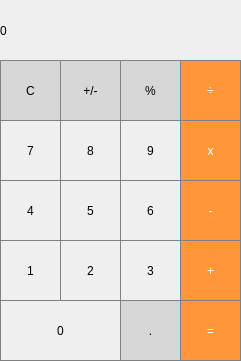
<?xml version="1.0" encoding="UTF-8"?>
<ui version="4.0">
 <class>MainWindow</class>
 <widget class="QMainWindow" name="MainWindow">
  <property name="geometry">
   <rect>
    <x>0</x>
    <y>0</y>
    <width>241</width>
    <height>361</height>
   </rect>
  </property>
  <property name="windowTitle">
   <string>MainWindow</string>
  </property>
  <widget class="QWidget" name="centralwidget">
   <widget class="QLabel" name="label">
    <property name="geometry">
     <rect>
      <x>0</x>
      <y>0</y>
      <width>241</width>
      <height>61</height>
     </rect>
    </property>
    <property name="styleSheet">
     <string notr="true">QLabel{
	qproperty-alignment: &quot;AlignVCenter | AlignRight&quot;;
	border: 1px solid gray;
}

background-color : white;</string>
    </property>
    <property name="text">
     <string>0</string>
    </property>
   </widget>
   <widget class="QPushButton" name="pushButton_Clear">
    <property name="geometry">
     <rect>
      <x>0</x>
      <y>60</y>
      <width>61</width>
      <height>61</height>
     </rect>
    </property>
    <property name="styleSheet">
     <string notr="true">QPushButton {
	background-color: rgb(215, 215, 215);
	border: 1px solid gray;
}
QPushButton:pressed {
	background-color: qlineargradient(x1:0, y1:0, x2:0, y2:1, stop:0 #BEBEBE, stop: 1 #D7D7D7);
}</string>
    </property>
    <property name="text">
     <string>C</string>
    </property>
   </widget>
   <widget class="QPushButton" name="pushButton_plusMinus">
    <property name="geometry">
     <rect>
      <x>60</x>
      <y>60</y>
      <width>61</width>
      <height>61</height>
     </rect>
    </property>
    <property name="styleSheet">
     <string notr="true">QPushButton {
	background-color: rgb(215, 215, 215);
	border: 1px solid gray;
}
QPushButton:pressed {
	background-color: qlineargradient(x1:0, y1:0, x2:0, y2:1, stop:0 #BEBEBE, stop: 1 #D7D7D7);
}</string>
    </property>
    <property name="text">
     <string>+/-</string>
    </property>
   </widget>
   <widget class="QPushButton" name="pushButton_percent">
    <property name="geometry">
     <rect>
      <x>120</x>
      <y>60</y>
      <width>61</width>
      <height>61</height>
     </rect>
    </property>
    <property name="styleSheet">
     <string notr="true">QPushButton {
	background-color: rgb(215, 215, 215);
	border: 1px solid gray;
}
QPushButton:pressed {
	background-color: qlineargradient(x1:0, y1:0, x2:0, y2:1, stop:0 #BEBEBE, stop: 1 #D7D7D7);
}</string>
    </property>
    <property name="text">
     <string>%</string>
    </property>
   </widget>
   <widget class="QPushButton" name="pushButton_divide">
    <property name="geometry">
     <rect>
      <x>180</x>
      <y>60</y>
      <width>61</width>
      <height>61</height>
     </rect>
    </property>
    <property name="styleSheet">
     <string notr="true">QPushButton {
	background-color: rgb(255, 151, 57);
	color: white;
	border: 1px solid gray;
}
QPushButton:pressed {
	background-color: qlineargradient(x1:0, y1:0, x2:0, y2:1, stop:0 #FF7832, stop: 1 #FF9739);
}</string>
    </property>
    <property name="text">
     <string>÷</string>
    </property>
   </widget>
   <widget class="QPushButton" name="pushButton_7">
    <property name="geometry">
     <rect>
      <x>0</x>
      <y>120</y>
      <width>61</width>
      <height>61</height>
     </rect>
    </property>
    <property name="styleSheet">
     <string notr="true">QPushButton {
	border: 1px solid gray;
}
QPushButton:pressed {
	background-color: qlineargradient(x1:0, y1:0, x2:0, y2:1, stop:0 #dadbde, stop: 1 #f6f7fa);
}</string>
    </property>
    <property name="text">
     <string>7</string>
    </property>
   </widget>
   <widget class="QPushButton" name="pushButton_8">
    <property name="geometry">
     <rect>
      <x>60</x>
      <y>120</y>
      <width>61</width>
      <height>61</height>
     </rect>
    </property>
    <property name="styleSheet">
     <string notr="true">QPushButton {
	border: 1px solid gray;
}
QPushButton:pressed {
	background-color: qlineargradient(x1:0, y1:0, x2:0, y2:1, stop:0 #dadbde, stop: 1 #f6f7fa);
}</string>
    </property>
    <property name="text">
     <string>8</string>
    </property>
   </widget>
   <widget class="QPushButton" name="pushButton_multiply">
    <property name="geometry">
     <rect>
      <x>180</x>
      <y>120</y>
      <width>61</width>
      <height>61</height>
     </rect>
    </property>
    <property name="styleSheet">
     <string notr="true">QPushButton {
	background-color: rgb(255, 151, 57);
	color: white;
	border: 1px solid gray;
}
QPushButton:pressed {
	background-color: qlineargradient(x1:0, y1:0, x2:0, y2:1, stop:0 #FF7832, stop: 1 #FF9739);
}</string>
    </property>
    <property name="text">
     <string>x</string>
    </property>
   </widget>
   <widget class="QPushButton" name="pushButton_9">
    <property name="geometry">
     <rect>
      <x>120</x>
      <y>120</y>
      <width>61</width>
      <height>61</height>
     </rect>
    </property>
    <property name="styleSheet">
     <string notr="true">QPushButton {
	border: 1px solid gray;
}
QPushButton:pressed {
	background-color: qlineargradient(x1:0, y1:0, x2:0, y2:1, stop:0 #dadbde, stop: 1 #f6f7fa);
}</string>
    </property>
    <property name="text">
     <string>9</string>
    </property>
   </widget>
   <widget class="QPushButton" name="pushButton_4">
    <property name="geometry">
     <rect>
      <x>0</x>
      <y>180</y>
      <width>61</width>
      <height>61</height>
     </rect>
    </property>
    <property name="styleSheet">
     <string notr="true">QPushButton {
	border: 1px solid gray;
}
QPushButton:pressed {
	background-color: qlineargradient(x1:0, y1:0, x2:0, y2:1, stop:0 #dadbde, stop: 1 #f6f7fa);
}</string>
    </property>
    <property name="text">
     <string>4</string>
    </property>
   </widget>
   <widget class="QPushButton" name="pushButton_5">
    <property name="geometry">
     <rect>
      <x>60</x>
      <y>180</y>
      <width>61</width>
      <height>61</height>
     </rect>
    </property>
    <property name="styleSheet">
     <string notr="true">QPushButton {
	border: 1px solid gray;
}
QPushButton:pressed {
	background-color: qlineargradient(x1:0, y1:0, x2:0, y2:1, stop:0 #dadbde, stop: 1 #f6f7fa);
}</string>
    </property>
    <property name="text">
     <string>5</string>
    </property>
   </widget>
   <widget class="QPushButton" name="pushButton_minus">
    <property name="geometry">
     <rect>
      <x>180</x>
      <y>180</y>
      <width>61</width>
      <height>61</height>
     </rect>
    </property>
    <property name="styleSheet">
     <string notr="true">QPushButton {
	background-color: rgb(255, 151, 57);
	color: white;
	border: 1px solid gray;
}
QPushButton:pressed {
	background-color: qlineargradient(x1:0, y1:0, x2:0, y2:1, stop:0 #FF7832, stop: 1 #FF9739);
}</string>
    </property>
    <property name="text">
     <string>-</string>
    </property>
   </widget>
   <widget class="QPushButton" name="pushButton_6">
    <property name="geometry">
     <rect>
      <x>120</x>
      <y>180</y>
      <width>61</width>
      <height>61</height>
     </rect>
    </property>
    <property name="styleSheet">
     <string notr="true">QPushButton {
	border: 1px solid gray;
}
QPushButton:pressed {
	background-color: qlineargradient(x1:0, y1:0, x2:0, y2:1, stop:0 #dadbde, stop: 1 #f6f7fa);
}</string>
    </property>
    <property name="text">
     <string>6</string>
    </property>
   </widget>
   <widget class="QPushButton" name="pushButton_1">
    <property name="geometry">
     <rect>
      <x>0</x>
      <y>240</y>
      <width>61</width>
      <height>61</height>
     </rect>
    </property>
    <property name="styleSheet">
     <string notr="true">QPushButton {
	border: 1px solid gray;
}
QPushButton:pressed {
	background-color: qlineargradient(x1:0, y1:0, x2:0, y2:1, stop:0 #dadbde, stop: 1 #f6f7fa);
}</string>
    </property>
    <property name="text">
     <string>1</string>
    </property>
   </widget>
   <widget class="QPushButton" name="pushButton_2">
    <property name="geometry">
     <rect>
      <x>60</x>
      <y>240</y>
      <width>61</width>
      <height>61</height>
     </rect>
    </property>
    <property name="styleSheet">
     <string notr="true">QPushButton {
	border: 1px solid gray;
}
QPushButton:pressed {
	background-color: qlineargradient(x1:0, y1:0, x2:0, y2:1, stop:0 #dadbde, stop: 1 #f6f7fa);
}</string>
    </property>
    <property name="text">
     <string>2</string>
    </property>
   </widget>
   <widget class="QPushButton" name="pushButton_plus">
    <property name="geometry">
     <rect>
      <x>180</x>
      <y>240</y>
      <width>61</width>
      <height>61</height>
     </rect>
    </property>
    <property name="styleSheet">
     <string notr="true">QPushButton {
	background-color: rgb(255, 151, 57);
	color: white;
	border: 1px solid gray;
}
QPushButton:pressed {
	background-color: qlineargradient(x1:0, y1:0, x2:0, y2:1, stop:0 #FF7832, stop: 1 #FF9739);
}</string>
    </property>
    <property name="text">
     <string>+</string>
    </property>
   </widget>
   <widget class="QPushButton" name="pushButton_3">
    <property name="geometry">
     <rect>
      <x>120</x>
      <y>240</y>
      <width>61</width>
      <height>61</height>
     </rect>
    </property>
    <property name="styleSheet">
     <string notr="true">QPushButton {
	border: 1px solid gray;
}
QPushButton:pressed {
	background-color: qlineargradient(x1:0, y1:0, x2:0, y2:1, stop:0 #dadbde, stop: 1 #f6f7fa);
}</string>
    </property>
    <property name="text">
     <string>3</string>
    </property>
   </widget>
   <widget class="QPushButton" name="pushButton_decimal">
    <property name="geometry">
     <rect>
      <x>120</x>
      <y>300</y>
      <width>61</width>
      <height>61</height>
     </rect>
    </property>
    <property name="styleSheet">
     <string notr="true">QPushButton {
	background-color: rgb(215, 215, 215);
	border: 1px solid gray;
}
QPushButton:pressed {
	background-color: qlineargradient(x1:0, y1:0, x2:0, y2:1, stop:0 #BEBEBE, stop: 1 #D7D7D7);
}</string>
    </property>
    <property name="text">
     <string>.</string>
    </property>
   </widget>
   <widget class="QPushButton" name="pushButton_0">
    <property name="geometry">
     <rect>
      <x>0</x>
      <y>300</y>
      <width>121</width>
      <height>61</height>
     </rect>
    </property>
    <property name="styleSheet">
     <string notr="true">QPushButton {
	border: 1px solid gray;
}
QPushButton:pressed {
	background-color: qlineargradient(x1:0, y1:0, x2:0, y2:1, stop:0 #dadbde, stop: 1 #f6f7fa);
}</string>
    </property>
    <property name="text">
     <string>0</string>
    </property>
   </widget>
   <widget class="QPushButton" name="pushButton_equals">
    <property name="geometry">
     <rect>
      <x>180</x>
      <y>300</y>
      <width>61</width>
      <height>61</height>
     </rect>
    </property>
    <property name="styleSheet">
     <string notr="true">QPushButton {
	background-color: rgb(255, 151, 57);
	color: white;
	border: 1px solid gray;
}
QPushButton:pressed {
	background-color: qlineargradient(x1:0, y1:0, x2:0, y2:1, stop:0 #FF7832, stop: 1 #FF9739);
}</string>
    </property>
    <property name="text">
     <string>=</string>
    </property>
   </widget>
  </widget>
 </widget>
 <resources/>
 <connections/>
</ui>
